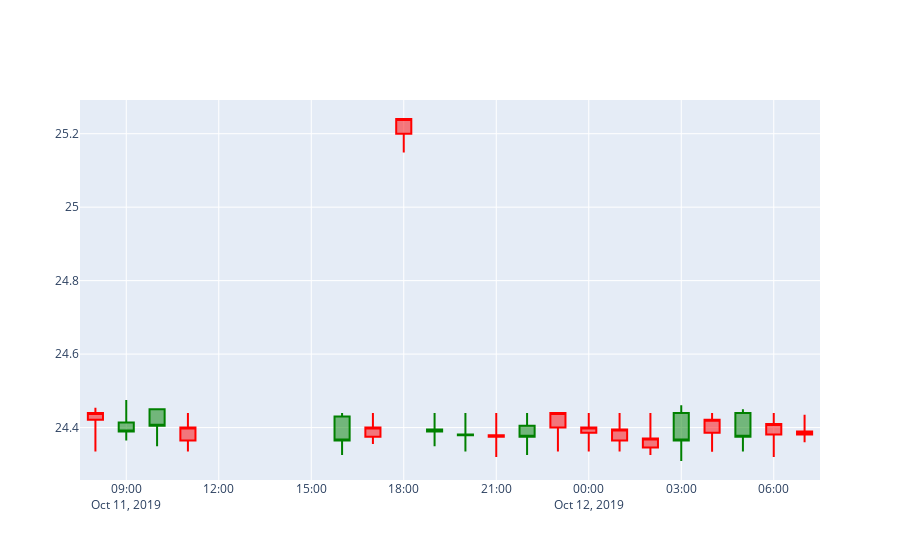
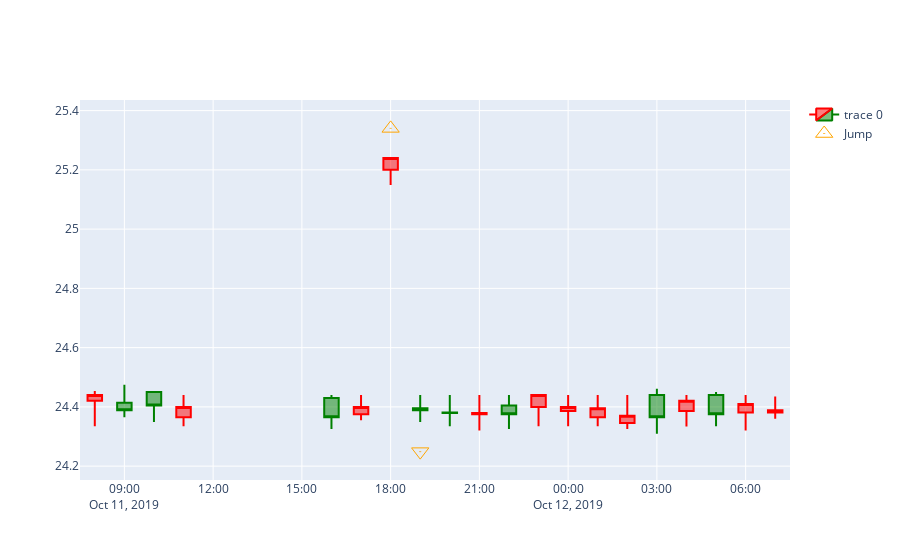

The code cell stored with these charts, in order, in its notebook:
### Markdown cell above
### 跳空缺口
跳空缺口是指股價開盤價高於昨天的最高價或低於昨天的最低價, 使K線圖出現空檔的現象, 缺口的類型可以分為以下幾種
- 普通缺口: 價格很快被回補
- 突破缺口: 震盪
- 衰竭缺口: 沒有很快回補  
<br>
缺口的定義：
- 如果是上漲趨勢, 需要今天的最低價大於昨天收盤價格一個閥值以上
- 如果是下跌趨勢, 需要今天的最高價低於昨天收盤價格一個閥值以上  
<br>
閥值: 統計週期內收盤價格的中位數乘以3%

### Code cell
def judge_jump(today):
    assert 'preclose' in today
    global jump_pd
    jump=0
    jumppower=0
    #print(today.low-today.preclose, jump_threshold, (today.low - today.preclose) > jump_threshold)
    if (today.low - today.preclose) > jump_threshold:
        jump=1
        jumppower=(today.low-today.preclose)/jump_threshold
    elif today.preclose - today.high > jump_threshold:
        jump=-1
        jumppower=(today.preclose-today.high)/jump_threshold
    today['jump']=jump
    today['jump_power']=jumppower    
    return today

def plotcandlestick_jump(data, rangeslider=False):
    Candle = go.Candlestick(x=data.index,
                        open=data['open'], high=data['high'], low=data['low'], close=data['close'],
                        increasing_line_color= 'red', decreasing_line_color= 'green')
    
    jumpidx = np.where(jump_df["jump"]!=0)[0]
    Jump = go.Scatter(x= data.index[jumpidx],
                       y= data.iloc[jumpidx]["Marker"],
                       mode='markers',
                       name ='Jump',
                       marker=go.Marker(size=15,
                                        symbol=data.iloc[jumpidx]["Symbol"],
                                        color='orange')
                       )
    fig = go.Figure(data=[Candle, Jump])
    fig.update_layout(xaxis_rangeslider_visible=rangeslider)
    fig.show()
    

ohlc_df = spc_day['SPC_9'].resample('60T').ohlc()
print('1. 做一個跳空缺口')
tmp = ohlc_df.iloc[10]
ohlc_df.iloc[10] = tmp+0.8
plotcandlestick(ohlc_df, False)    
    
print('2. 根據上述規則找到跳空缺口\n   - 最低價大於昨天收盤價格一個閥值以上\n   - 最高價低於昨天收盤價格一個閥值以上')    
ohlc_df['preclose'] = ohlc_df['close'].shift(1)
ohlc_df['preclose'].fillna(method='bfill', inplace=True)
jump_threshold = ohlc_df.close.median()*0.03
print('\n跳空閥值:', jump_threshold)
jump_df = ohlc_df.apply(judge_jump, axis=1);
display(jump_df[jump_df['jump']!=0])
d=0.1
jump_df['Marker'] = np.where(jump_df["jump"]>0, jump_df["high"]+d, jump_df["low"]-d)
jump_df['Symbol'] = np.where(jump_df["jump"]>0, "triangle-up-open-dot", "triangle-down-open-dot")


plotcandlestick_jump(jump_df)

### Figure 1 — Plotly figure (JSON) as saved in the notebook; plotly's stock layout.template omitted (floating-point values rounded to 4 significant figures)
{"data": [{"close": [24.44, 24.39, 24.41, 24.4, null, null, null, null, 24.36, 24.4, 25.24, 24.39, 24.38, 24.38, 24.38, 24.44, 24.4, 24.39, 24.37, 24.36, 24.42, 24.38, 24.41, 24.39], "decreasing": {"line": {"color": "green"}}, "high": [24.45, 24.48, 24.45, 24.44, null, null, null, null, 24.44, 24.44, 25.24, 24.44, 24.44, 24.44, 24.44, 24.44, 24.44, 24.44, 24.44, 24.46, 24.44, 24.45, 24.44, 24.43], "increasing": {"line": {"color": "red"}}, "low": [24.34, 24.36, 24.35, 24.34, null, null, null, null, 24.32, 24.36, 25.15, 24.35, 24.34, 24.32, 24.32, 24.34, 24.34, 24.34, 24.32, 24.31, 24.33, 24.34, 24.32, 24.36], "open": [24.42, 24.41, 24.45, 24.36, null, null, null, null, 24.43, 24.38, 25.2, 24.39, 24.38, 24.38, 24.41, 24.4, 24.39, 24.36, 24.35, 24.44, 24.39, 24.44, 24.38, 24.38], "type": "candlestick", "x": ["2019-10-11T08:00:00", "2019-10-11T09:00:00", "2019-10-11T10:00:00", "2019-10-11T11:00:00", "2019-10-11T12:00:00", "2019-10-11T13:00:00", "2019-10-11T14:00:00", "2019-10-11T15:00:00", "2019-10-11T16:00:00", "2019-10-11T17:00:00", "2019-10-11T18:00:00", "2019-10-11T19:00:00", "2019-10-11T20:00:00", "2019-10-11T21:00:00", "2019-10-11T22:00:00", "2019-10-11T23:00:00", "2019-10-12T00:00:00", "2019-10-12T01:00:00", "2019-10-12T02:00:00", "2019-10-12T03:00:00", "2019-10-12T04:00:00", "2019-10-12T05:00:00", "2019-10-12T06:00:00", "2019-10-12T07:00:00"]}], "layout": {"xaxis": {"rangeslider": {"visible": false}}}}

### Figure 2 — Plotly figure (JSON) as saved in the notebook; plotly's stock layout.template omitted (floating-point values rounded to 4 significant figures)
{"data": [{"close": [24.44, 24.39, 24.41, 24.4, null, null, null, null, 24.36, 24.4, 25.24, 24.39, 24.38, 24.38, 24.38, 24.44, 24.4, 24.39, 24.37, 24.36, 24.42, 24.38, 24.41, 24.39], "decreasing": {"line": {"color": "green"}}, "high": [24.45, 24.48, 24.45, 24.44, null, null, null, null, 24.44, 24.44, 25.24, 24.44, 24.44, 24.44, 24.44, 24.44, 24.44, 24.44, 24.44, 24.46, 24.44, 24.45, 24.44, 24.43], "increasing": {"line": {"color": "red"}}, "low": [24.34, 24.36, 24.35, 24.34, null, null, null, null, 24.32, 24.36, 25.15, 24.35, 24.34, 24.32, 24.32, 24.34, 24.34, 24.34, 24.32, 24.31, 24.33, 24.34, 24.32, 24.36], "open": [24.42, 24.41, 24.45, 24.36, null, null, null, null, 24.43, 24.38, 25.2, 24.39, 24.38, 24.38, 24.41, 24.4, 24.39, 24.36, 24.35, 24.44, 24.39, 24.44, 24.38, 24.38], "type": "candlestick", "x": ["2019-10-11T08:00:00", "2019-10-11T09:00:00", "2019-10-11T10:00:00", "2019-10-11T11:00:00", "2019-10-11T12:00:00", "2019-10-11T13:00:00", "2019-10-11T14:00:00", "2019-10-11T15:00:00", "2019-10-11T16:00:00", "2019-10-11T17:00:00", "2019-10-11T18:00:00", "2019-10-11T19:00:00", "2019-10-11T20:00:00", "2019-10-11T21:00:00", "2019-10-11T22:00:00", "2019-10-11T23:00:00", "2019-10-12T00:00:00", "2019-10-12T01:00:00", "2019-10-12T02:00:00", "2019-10-12T03:00:00", "2019-10-12T04:00:00", "2019-10-12T05:00:00", "2019-10-12T06:00:00", "2019-10-12T07:00:00"]}, {"marker": {"color": "orange", "size": 15, "symbol": ["triangle-up-open-dot", "triangle-down-open-dot"]}, "mode": "markers", "name": "Jump", "type": "scatter", "x": ["2019-10-11T18:00:00", "2019-10-11T19:00:00"], "y": [25.34, 24.25]}], "layout": {"xaxis": {"rangeslider": {"visible": false}}}}
